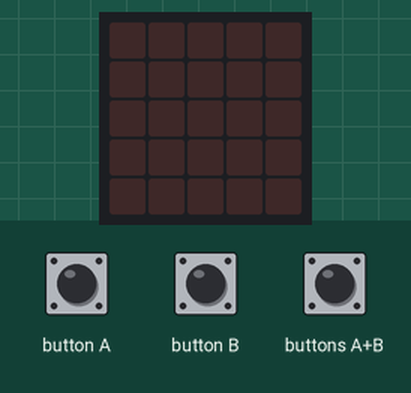
Simulated run of this program. Board: BBC micro:bit (MakeCode). On the bench: the board's 5×5 LED display. The inputs (shaded band) are chosen by the test bench.

Above: at 1.2 s.
1.3 s: button B pressed for 0.15 s
At 2.0 s:
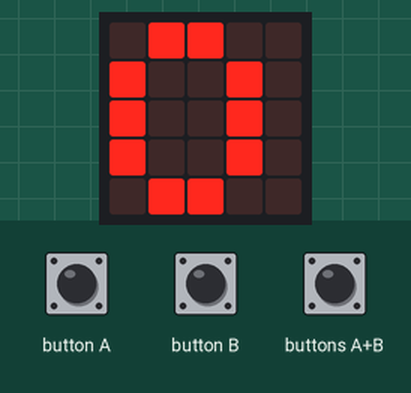
3.7 s: button A pressed for 0.15 s
At 5.0 s:
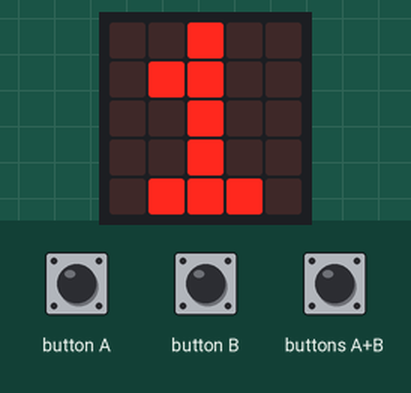
5.3 s: button A pressed for 0.15 s
At 6.2 s:
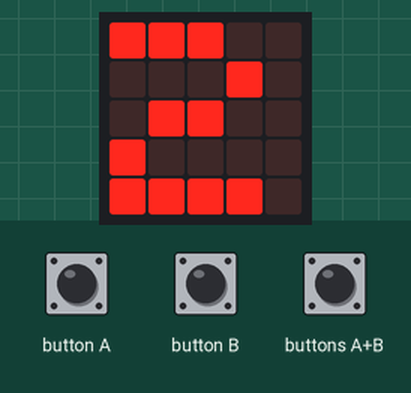
Timing chart, 0 to 8.3 s (numbered marks = the images above; inputs shaded):
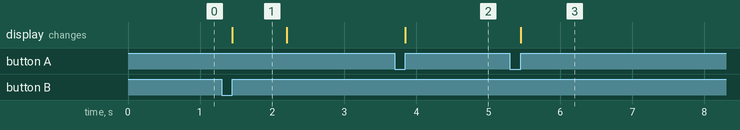

The program:

main.ts
```typescript
// (licence header left out)
let cookies = 0
let cookiesPerClick = 1

input.onButtonPressed(Button.A, function () {
    cookies = cookies + cookiesPerClick
    basic.showNumber(cookies)
})

// Reset everything when Button B is pressed
input.onButtonPressed(Button.B, function () {
    cookies = 0
    cookiesPerClick = 1
    basic.showNumber(0)
    basic.clearScreen()
})

input.onButtonPressed(Button.AB, function () {
    basic.showNumber(cookies)
})
```

Measured:
- after the input at 1.3 s, the display: changes after 0.15 s (image 1)
- after the input at 3.7 s, the display: changes after 0.15 s (image 2)
- after the input at 5.3 s, the display: changes after 0.15 s (image 3)
- what the display in image 1 shows lasts 0.7 s, from 1.5 s to 2.2 s
